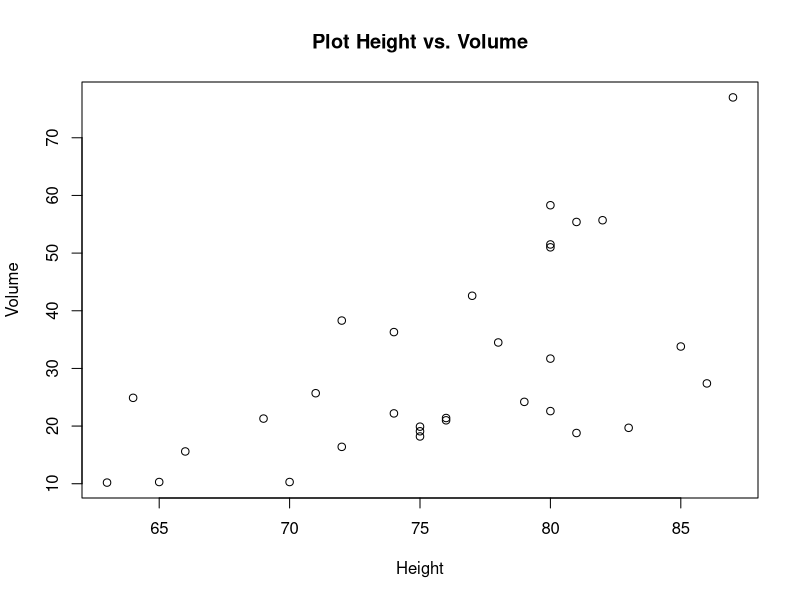

Write R code to recreate this figure.
data("trees")

h <- trees$Height
v <- trees$Volume

freq_table <- table(h)

summary_h <- summary(h)
factor_h <- factor(h)

mean_h <- mean(h)
var_h <- var(h)

mean_v <- mean(v)
var_v <- var(v)

plot(h, v, xlab = "Height", ylab = "Volume", main = "Plot Height vs. Volume")